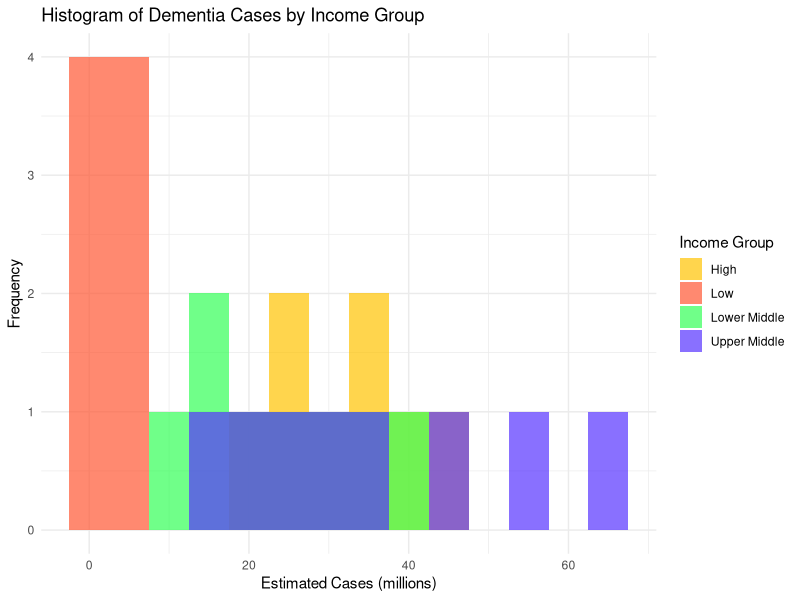

R code for this plot:
library(ggplot2)

# Create data frame
dementia_data <- data.frame(
  Year = rep(c(2015, 2020, 2025, 2030, 2035, 2040, 2045, 2050), times = 4),
  Income_Group = rep(c("Low", "Lower Middle", "Upper Middle", "High"), each = 8),
  Cases = c(
    1.41, 1.67, 1.98, 2.37, 2.85, 3.45, 4.24, 5.21,  # Low income
    11.81, 14.06, 16.82, 20.10, 24.05, 28.74, 34.13, 40.00,  # Lower middle income
    16.61, 20.15, 24.62, 30.42, 37.38, 45.23, 53.85, 62.73,  # Upper middle income
    20.09, 22.78, 25.77, 29.17, 33.16, 37.41, 41.06, 44.30   # High income
  )
)

# Create histogram
ggplot(dementia_data, aes(x = Cases, fill = Income_Group)) +
  geom_histogram(binwidth = 5, alpha = 0.7, position = "identity") +
  labs(
    title = "Histogram of Dementia Cases by Income Group",
    x = "Estimated Cases (millions)",
    y = "Frequency",
    fill = "Income Group"
  ) +
  theme_minimal() +
  scale_fill_manual(values = c("Low" = "#FF5733", "Lower Middle" = "#33FF57", "Upper Middle" = "#5733FF", "High" = "#FFC300"))
